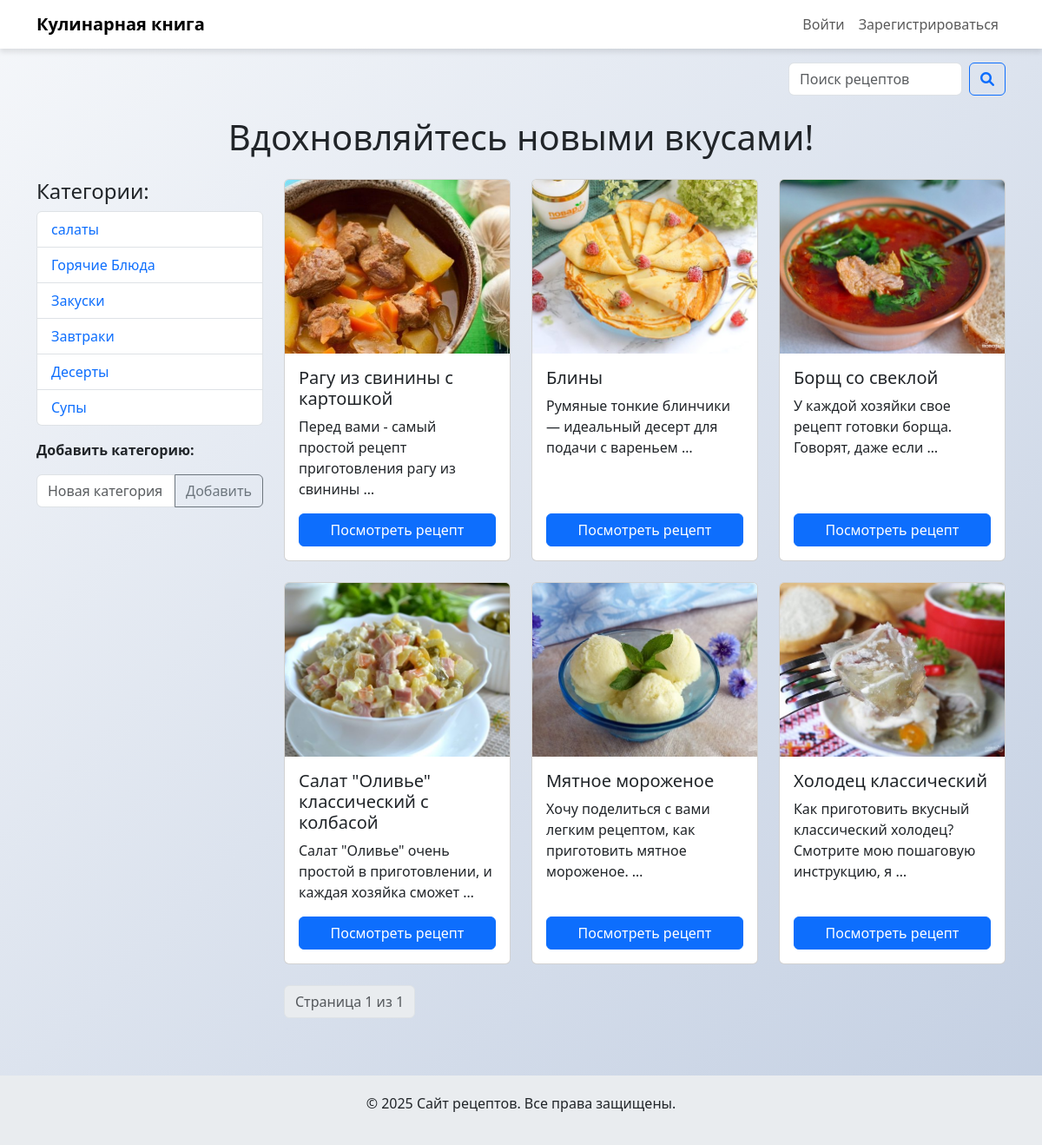
The app's page /, older data.
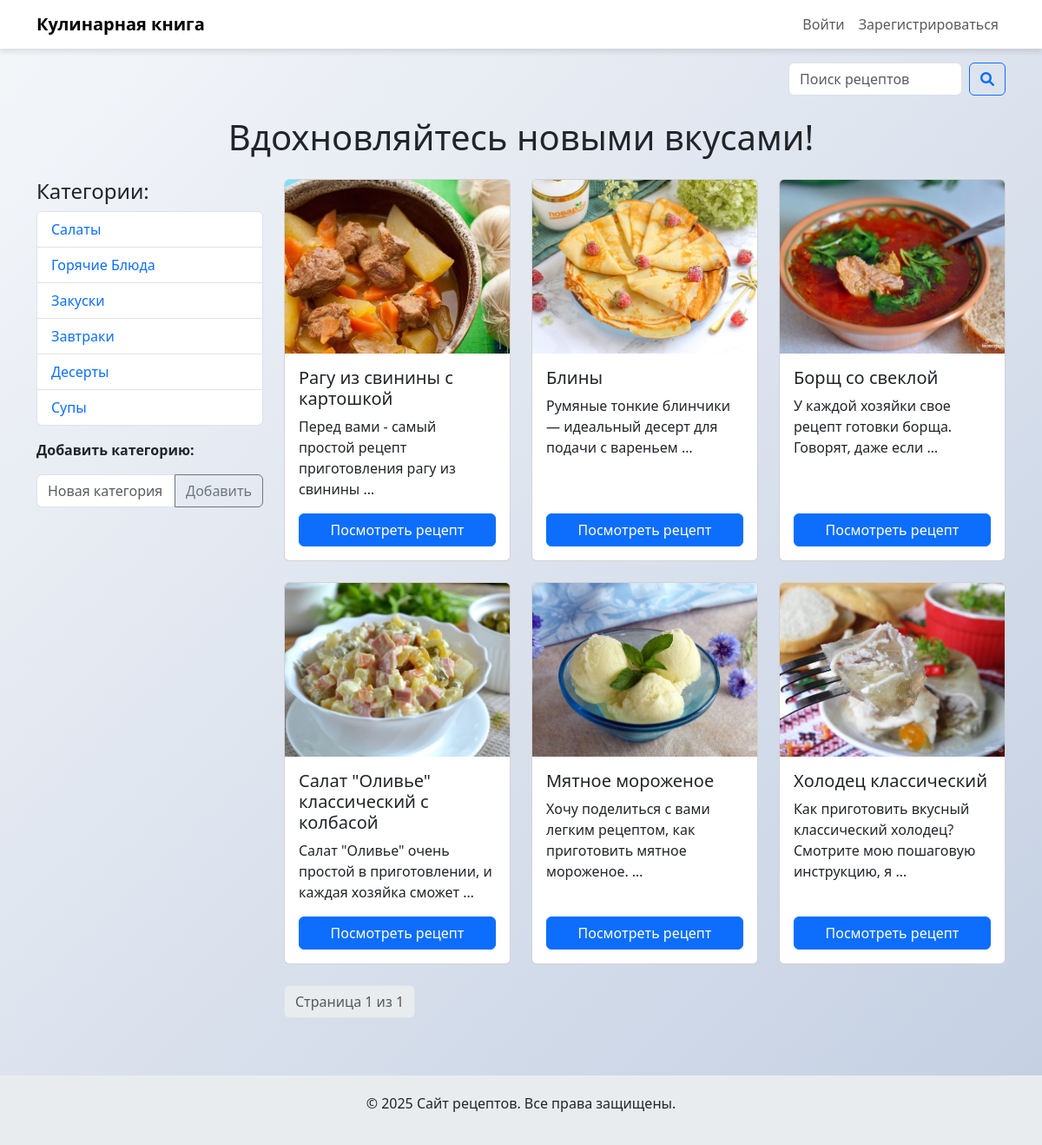
The same page, newer data.
### recipes/models.py (models this page shows, shortened)
class Category(models.Model):
    name = models.CharField(max_length=100)

class Recipe(models.Model):
    title = models.CharField(max_length=200)
    description = models.TextField()
    steps = models.TextField()
    cooking_time = models.PositiveIntegerField(help_text="Время приготовления в минутах")
    image = models.ImageField(upload_to='recipes/')
    author = models.ForeignKey(User, on_delete=models.CASCADE)
    categories = models.ManyToManyField(Category, related_name='recipes')

### recipes/views.py (the view)
# urls.py: path('', views.home, name='home'),
def home(request):
    recipes = Recipe.objects.all().order_by('?')
    paginator = Paginator(recipes, 6)  # 6 рецептов на страницу
    page_number = request.GET.get('page')
    page_obj = paginator.get_page(page_number)
    categories = Category.objects.all()
    return render(request, 'recipes/home.html', {'page_obj': page_obj, 'categories': categories})

### recipes/templates/recipes/home.html (shortened to what this page needs)
{% extends 'recipes/base.html' %}
{% block content %}
    <h1 class="text-center mb-4">Вдохновляйтесь новыми вкусами!</h1>
    <div class="row">
        <div class="col-md-3">
            <h4>Категории:</h4>
            <ul class="list-group">
                {% for category in categories %}
                    <li class="list-group-item">
                        <a href="{% url 'category_recipes' category.id %}" class="text-decoration-none">{{ category.name }}</a>
                    </li>
                {% endfor %}
            </ul>
            <p class="mt-3"><strong>Добавить категорию:</strong></p>
            <form method="post" action="{% url 'add_category' %}">
                <div class="input-group mb-3">
                    <input type="text" name="name" class="form-control" placeholder="Новая категория">
                    <button class="btn btn-outline-secondary" type="submit">Добавить</button>
                </div>
            </form>
        </div>
        <div class="col-md-9">
            <div class="row row-cols-1 row-cols-md-3 g-4">
                {% for recipe in page_obj %}
                    <div class="col">
                        <div class="card h-100" onclick="location.href='{% url 'recipe_detail' recipe.pk %}'" style="cursor: pointer;">
                            <img src="{{ recipe.image.url }}" class="card-img-top" alt="{{ recipe.title }}" style="height: 200px; object-fit: cover;">
                            <div class="card-body d-flex flex-column">
                                <h5 class="card-title">{{ recipe.title }}</h5>
                                <p class="card-text flex-grow-1">{{ recipe.description|truncatewords:10 }}</p>
                                <a href="{% url 'recipe_detail' recipe.pk %}" class="btn btn-primary mt-auto">Посмотреть рецепт</a>
                            </div>
                        </div>
                    </div>
                {% endfor %}
            </div>
            <div class="pagination mt-4">
                <nav aria-label="Page navigation">
                    <ul class="pagination justify-content-center">
                        <li class="page-item disabled">
                            <span class="page-link">Страница {{ page_obj.number }} из {{ page_obj.paginator.num_pages }}</span>
                        </li>
                    </ul>
                </nav>
            </div>
        </div>
    </div>
{% endblock %}

### recipes/templates/recipes/base.html (shortened to what this page needs)
<!DOCTYPE html>
<html lang="ru">
<head>
    <link href="https://cdn.jsdelivr.net/npm/bootstrap@5.3.0-alpha1/dist/css/bootstrap.min.css" rel="stylesheet">
    <link href="https://cdnjs.cloudflare.com/ajax/libs/font-awesome/6.0.0/css/all.min.css" rel="stylesheet">
</head>
<body>
    <nav class="navbar navbar-expand-lg navbar-light bg-white">
        <div class="container">
            <a class="navbar-brand fw-bold" href="{% url 'home' %}">Кулинарная книга</a>
            <div class="navbar-nav ms-auto">
                {% if user.is_authenticated %}
                    <a class="nav-link" href="{% url 'add_recipe' %}">Добавить рецепт</a>
                    <a class="nav-link" href="{% url 'logout' %}">Выйти</a>
                {% else %}
                    <a class="nav-link" href="{% url 'login' %}">Войти</a>
                    <a class="nav-link" href="{% url 'register' %}">Зарегистрироваться</a>
                {% endif %}
            </div>
        </div>
    </nav>
    <div class="container mt-3">
        <form class="d-flex justify-content-end" action="{% url 'search' %}" method="get">
            <input class="form-control me-2" type="search" placeholder="Поиск рецептов" name="q" style="width: 200px;">
            <button class="btn btn-outline-primary" type="submit">
                <i class="fas fa-search"></i>
            </button>
        </form>
    </div>
    <div class="container mt-4">
        {% block content %}{% endblock %}
    </div>
    <footer>
        <p>&copy; 2025 Сайт рецептов. Все права защищены.</p>
    </footer>
</body>
</html>

### recipes/templates/recipes/base.html (style rules this page uses)
body { background: linear-gradient(135deg, #f5f7fa, #c3cfe2); }
.navbar { box-shadow: 0 4px 6px rgba(0, 0, 0, 0.1); }
.card { transition: transform 0.3s; }
.btn-primary { background-color: #0d6efd; border-color: #0d6efd; }
footer { margin-top: 50px; padding: 20px; background-color: #e9ecef; text-align: center; }

Row changes from the older to the newer data that the page shows:
changed Category: name "салаты" → "Салаты"
